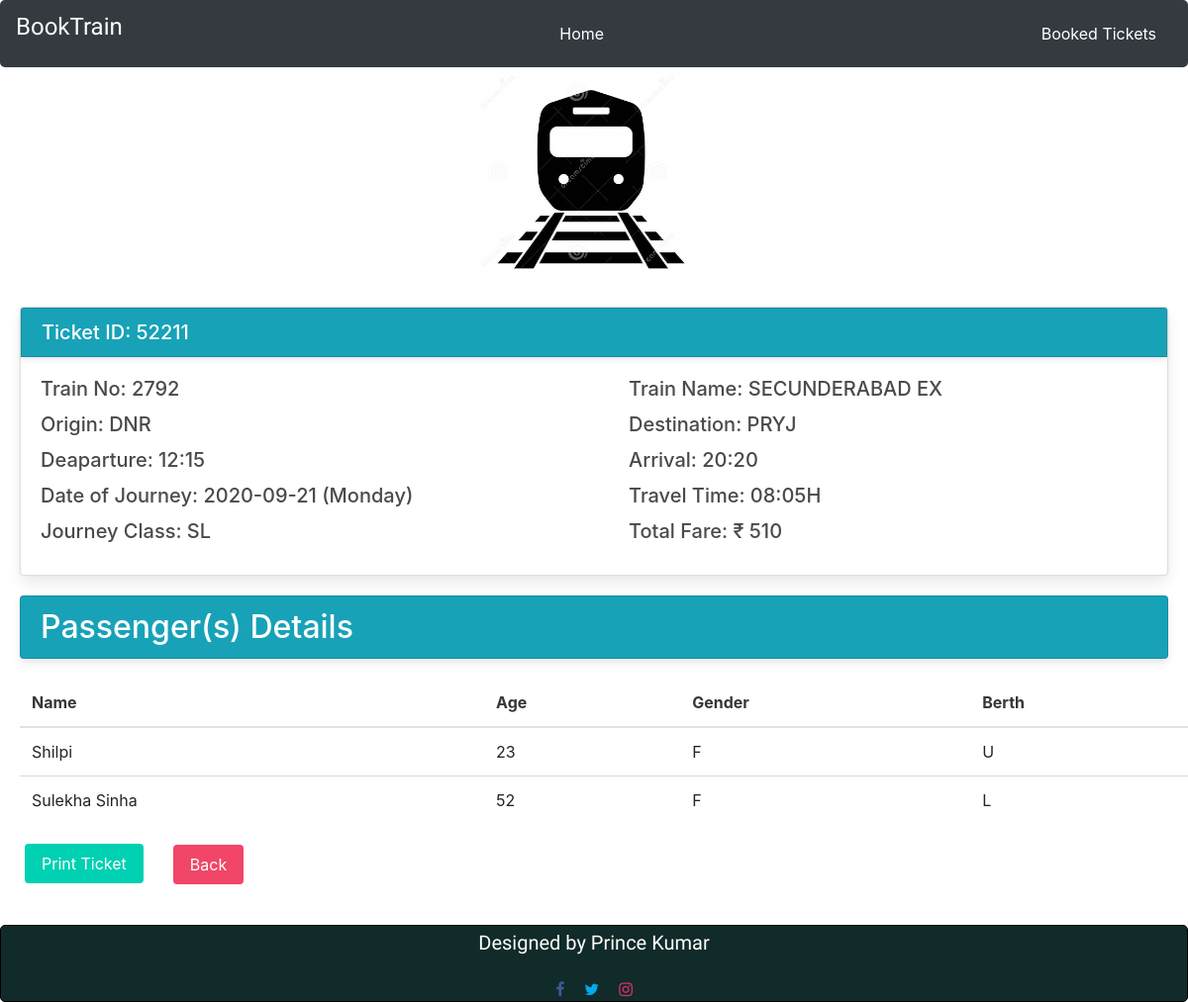
Page /bookhis/52211 on the committed database.
### Train_app/models.py (models this page shows, shortened)
class TicketModel(models.Model):
    Ticket_id = models.IntegerField(null=True)
    Train_number = models.IntegerField()
    Train_name = models.CharField(max_length=256)
    Origin = models.CharField(max_length=100)
    Destination = models.CharField(max_length=100)
    Departure = models.CharField(max_length=100)
    Arrival = models.CharField(max_length=100)
    Travel_time = models.CharField(max_length=100)
    Date = models.CharField(max_length=100)
    Day = models.CharField(max_length=100)
    Class = models.CharField(max_length=100)
    Price = models.CharField(max_length=100)
    Status = models.CharField(max_length=100)
    Payment = models.CharField(max_length=100, null=True)
    def __str__(self):
        return str(self.Ticket_id)

class PassengerModel(models.Model):
    ticket = models.ForeignKey('Train_app.TicketModel', null=True, related_name="passengers", on_delete=models.CASCADE)
    Passenger_name = models.CharField(max_length=256)
    Age = models.PositiveIntegerField()
    Gender = models.CharField(max_length=200)
    Berth = models.CharField(max_length=256)

### Train_app/views.py (the view)
# urls.py: path("bookhis/<int:pk>", views.bookhis, name="bookhis")
def bookhis(request, pk):
    passengers = PassengerModel.objects.all()
    ticket = TicketModel.objects.get(Ticket_id=pk)
    passenger = []
    for i in passengers:
        if str(i.ticket) == str(pk):
            passenger.append(i)
    return render(request, "Train_app/bookhis.html", {"passenger": passenger, "ticket": ticket})

### templates/Train_app/bookhis.html (shortened to what this page needs)
{% extends "Train_app/base.html" %}
{% load static %}
{% block body %}
<div style="text-align: center;">
  <img height="240px" width="240px" src="{% static "images/train_logo.jpg" %}" alt="">
</div>
<div class="card" style="margin: 20px;">
<h5 class="card-header card bg-info text-white">Ticket ID: {{ticket.Ticket_id}}</h5>
<div class="row">
<div class="col-sm-6">
  <div class="card-body">
    <h5 class="card-title">Train No: {{ticket.Train_number}}</h5>
    <h5 class="card-title">Origin: {{ticket.Origin}}</h5>
    <h5 class="card-title">Deaparture: {{ticket.Departure}}</h5>
    <h5 class="card-title">Date of Journey: {{ticket.Date}} ({{ticket.Day}})</h5>
    <h5 class="card-title">Journey Class: {{ticket.Class}}</h5>
  </div>
</div>
<div class="col-sm-6">
  <div class="card-body">
    <h5 class="card-title">Train Name: {{ticket.Train_name}}</h5>
    <h5 class="card-title">Destination: {{ticket.Destination}}</h5>
    <h5 class="card-title">Arrival: {{ticket.Arrival}}</h5>
    <h5 class="card-title">Travel Time: {{ticket.Travel_time}}</h5>
    <h5 class="card-title">Total Fare: ₹ {{ticket.Price}}</h5>
  </div>
</div>
</div>
</div>
<table class="table" style="margin: 20px;">
<h2 class="card-header card bg-info text-white" style="margin:20px;">Passenger(s) Details</h2>
<thead>
  <tr>
    <th scope="col">Name</th>
    <th scope="col">Age</th>
    <th scope="col">Gender</th>
    <th scope="col">Berth</th>
  </tr>
</thead>
<tbody>
    {% for i in passenger %}
  <tr>
    <td>{{i.Passenger_name}}</td>
    <td>{{i.Age}}</td>
    <td>{{i.Gender}}</td>
    <td>{{i.Berth}}</td>
  </tr>
      {% endfor %}
</tbody>
</table>
<div class="row">
  <div class="buttons" style="margin-left: 40px;">
    <button id="print" class="button is-primary">Print Ticket</button>
  </div>
  <div class="buttons" style="margin-left: 30px; margin-bottom: 15px;">
    <a class="button is-danger" href="{% url 'history' %}">Back</a>
  </div>
</div>
{% endblock %}

### templates/Train_app/base.html (shortened to what this page needs)
<!DOCTYPE html>
{% load static %}
<html lang="en" dir="ltr">
  <head>
    <link rel="stylesheet" href="https://cdnjs.cloudflare.com/ajax/libs/bulma/0.9.0/css/bulma.min.css">
    <link rel="stylesheet" href="https://cdnjs.cloudflare.com/ajax/libs/bulma/0.9.0/css/bulma-rtl.css">
    <link rel="stylesheet" href="https://cdnjs.cloudflare.com/ajax/libs/bulma/0.9.0/css/bulma-rtl.min.css">
    <link rel="stylesheet" href="https://cdnjs.cloudflare.com/ajax/libs/bulma/0.9.0/css/bulma.css">
    <link rel="stylesheet" href="https://stackpath.bootstrapcdn.com/font-awesome/4.7.0/css/font-awesome.min.css">
    <link rel="stylesheet" href="https://stackpath.bootstrapcdn.com/bootstrap/4.5.2/css/bootstrap.min.css">
  </head>
  <body>
    <nav style="border-radius: 5px;" class="navbar navbar-dark bg-dark">
      <a class="navbar-brand" href="{% url "index" %}">
        <h4 style="font-family: 'Recursive', sans-serif;">BookTrain</h4>
      </a>
        <a style="color: white;" class="nav-link" href="{% url "index" %}">Home</a>
        <a style="color: white;" class="nav-link" href="{% url "history" %}">Booked Tickets</a>
    </nav>
    {% block body %}
    {% endblock %}
    <br>
    <br>
    <br>
    <br>
  </body>
  <footer class="fixed-bottom" style="border: 1px solid black; height: 78px; background-color: #102b29; border-radius: 5px;">
    <div id="navbarBasicExample" class="navbar-menu">
      <div class="navbar-start">
        <h5 style="padding: 5px; color: white; font-family: 'Recursive', sans-serif;">Designed by Prince Kumar</h5>
      </div>
      </div>
        <div align="center">
          <table>
              <tr>
                <th style="padding: 10px;"><a href="https://www.facebook.com/profile.php?id=100004663235882"><i class="fa fa-facebook" style="color:#3b5998;"></i></a></th>
                <th style="padding: 10px;"><a href="https://twitter.com/princek22012330"><i class="fa fa-twitter" style="color:#00acee;"></i></a></th>
                <th style="padding: 10px;"><a href="https://www.instagram.com/princek18/"><i class="fa fa-instagram" style="color:#E1306C;"></i></a></th>
              </tr>
          </table>
        </div>
  </footer>
</html>

### rows in the picture
TicketModel: Ticket_id "52211", Train_number "2792", Origin "DNR", Departure "12:15", Date "2020-09-21", Day "Monday", Class "SL", Train_name "SECUNDERABAD EX", Destination "PRYJ", Arrival "20:20", Travel_time "08:05H", Price "510"
PassengerModel: Passenger_name "Shilpi", Age "23", Gender "F", Berth "U"
PassengerModel: Passenger_name "Sulekha Sinha", Age "52", Gender "F", Berth "L"
